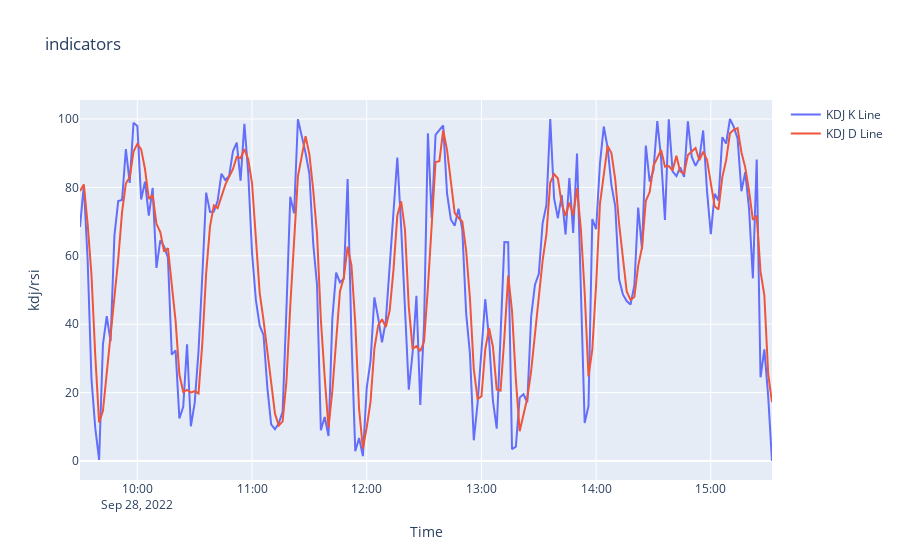

Notebook code cell kept with this figure:
### Code cell
import plotly.graph_objs as go


trace1 = go.Scatter(
    x=data.index,
    y=kdj,
    mode='lines',
    name='KDJ K Line'
)

trace2 = go.Scatter(
    x=data.index,
    y=kdjd,
    mode='lines',
    name='KDJ D Line'
)

trace3 = go.Scatter(
    x=data.index,
    y=rsi1,
    mode='lines',
    name='RSI1 Line'
)

layout = go.Layout(
    title='indicators',
    xaxis={'title': "Time"},
    yaxis={'title': "kdj/rsi"}
)

fig = go.Figure(data=[trace1, trace2], layout=layout)
fig.show()

### Figure 1 — Plotly figure (JSON) as saved in the notebook; plotly's stock layout.template omitted (floating-point values rounded to 4 significant figures; data arrays with more than 128 entries replaced by an {"elided": "..."} marker saying what was removed)
{"data": [{"mode": "lines", "name": "KDJ K Line", "type": "scatter", "x": {"elided": "196 str values"}, "y": {"elided": "182 float values"}}, {"mode": "lines", "name": "KDJ D Line", "type": "scatter", "x": {"elided": "196 str values"}, "y": {"elided": "182 float values"}}], "layout": {"title": {"text": "indicators"}, "xaxis": {"title": {"text": "Time"}}, "yaxis": {"title": {"text": "kdj/rsi"}}}}
